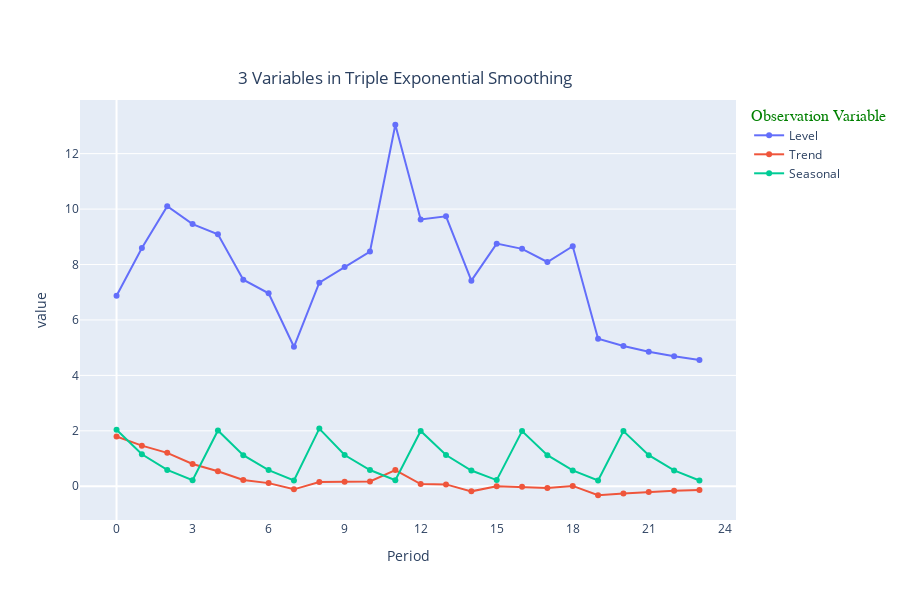

The notebook cell this image was saved under:
### Code cell
fig = px.line(
    df_triple_expo,
    y = ['Level','Trend','Seasonal'],
    title = "3 Variables in Triple Exponential Smoothing",
    # hover_name='Period'
)

fig.update_layout(
    legend_title = {
        'text':'Observation Variable',
        'font_family':'Comic Sans',
        'font_size':16,
        'font_color':'green'
    },
    hovermode = 'x unified',
    title = {
        'x':0.45,
        'y':0.88,
        'xanchor':'center'
    },
    width = 900,
    height = 600
)

fig.update_traces(
    mode = 'markers+lines',
    hovertemplate = None
)

fig.update_xaxes(
    title = 'Period',
    showgrid = False,
    dtick = 3
)

### Figure 1 — Plotly figure (JSON) as saved in the notebook; plotly's stock layout.template omitted (floating-point values rounded to 4 significant figures)
{"data": [{"legendgroup": "Level", "line": {"color": "#636efa", "dash": "solid"}, "marker": {"symbol": "circle"}, "mode": "markers+lines", "name": "Level", "orientation": "v", "showlegend": true, "type": "scatter", "x": [0, 1, 2, 3, 4, 5, 6, 7, 8, 9, 10, 11, 12, 13, 14, 15, 16, 17, 18, 19, 20, 21, 22, 23], "xaxis": "x", "y": [6.873, 8.598, 10.1, 9.458, 9.09, 7.454, 6.96, 5.032, 7.344, 7.914, 8.467, 13.04, 9.625, 9.741, 7.418, 8.753, 8.564, 8.091, 8.659, 5.323, 5.064, 4.856, 4.69, 4.558], "yaxis": "y"}, {"legendgroup": "Trend", "line": {"color": "#EF553B", "dash": "solid"}, "marker": {"symbol": "circle"}, "mode": "markers+lines", "name": "Trend", "orientation": "v", "showlegend": true, "type": "scatter", "x": [0, 1, 2, 3, 4, 5, 6, 7, 8, 9, 10, 11, 12, 13, 14, 15, 16, 17, 18, 19, 20, 21, 22, 23], "xaxis": "x", "y": [1.797, 1.466, 1.206, 0.8039, 0.542, 0.2266, 0.1138, -0.1108, 0.1513, 0.166, 0.1748, 0.5834, 0.0783, 0.06798, -0.1833, 0.001509, -0.01781, -0.06015, 0.01345, -0.3239, -0.2591, -0.2073, -0.1658, -0.1327], "yaxis": "y"}, {"legendgroup": "Seasonal", "line": {"color": "#00cc96", "dash": "solid"}, "marker": {"symbol": "circle"}, "mode": "markers+lines", "name": "Seasonal", "orientation": "v", "showlegend": true, "type": "scatter", "x": [0, 1, 2, 3, 4, 5, 6, 7, 8, 9, 10, 11, 12, 13, 14, 15, 16, 17, 18, 19, 20, 21, 22, 23], "xaxis": "x", "y": [2.037, 1.153, 0.589, 0.2209, 2.014, 1.121, 0.5832, 0.212, 2.08, 1.128, 0.5861, 0.2192, 1.996, 1.128, 0.5674, 0.2229, 1.992, 1.122, 0.5714, 0.2089, 1.992, 1.122, 0.5714, 0.2089], "yaxis": "y"}], "layout": {"height": 600, "hovermode": "x unified", "legend": {"title": {"font": {"color": "green", "family": "Comic Sans", "size": 16}, "text": "Observation Variable"}, "tracegroupgap": 0}, "title": {"text": "3 Variables in Triple Exponential Smoothing", "x": 0.45, "xanchor": "center", "y": 0.88}, "width": 900, "xaxis": {"anchor": "y", "domain": [0, 1], "dtick": 3, "showgrid": false, "title": {"text": "Period"}}, "yaxis": {"anchor": "x", "domain": [0, 1], "title": {"text": "value"}}}}
